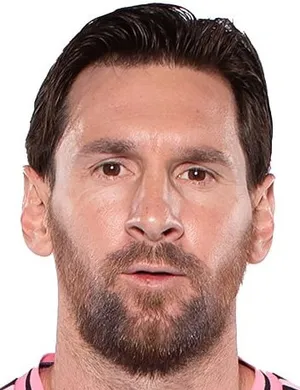
#> input picture data/28003-1740766555.webp, 300 x 390 px
$ python image_dots.py
#> lines starting #> are read from the running program, lines starting #| are printed output that depends on the picture; after the words box and inside, x2 and y2 are one past the last pixel; in counts of white or black regions, pixels touching at a corner belong together
import matplotlib.pyplot as plt
import cv2
import numpy as np
import os

# Get the path relative to this script file
script_dir = os.path.dirname(os.path.abspath(__file__))
image_path = os.path.join(script_dir, "../../data/28003-1740766555.webp")
image_path = os.path.normpath(image_path)

img = cv2.imread(image_path, cv2.IMREAD_GRAYSCALE)
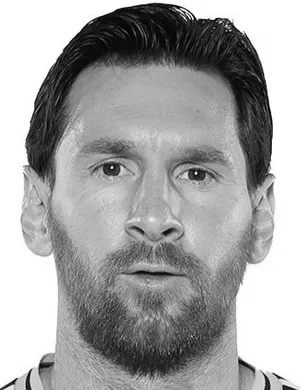
#> img: shape (390, 300); min 0, max 255, mean 164.3

def halftone_dots(img, cell_size=10, max_dot_size=10, min_dot_size=0):
#> called with cell_size = 8, max_dot_size = 10, min_dot_size = 0
    h, w = img.shape
#> h = 390; w = 300
    norm = img / 255.0
    halftone = np.ones((h, w), dtype=np.uint8) * 255
    dots = []
    for y in range(0, h, cell_size):
        for x in range(0, w, cell_size):
            cell = norm[y:y+cell_size, x:x+cell_size]
            brightness = np.mean(cell)

            radius = int((1 - brightness) * (max_dot_size / 2))
            if radius > min_dot_size:
                center = (x + cell_size // 2, y + cell_size // 2)
                cv2.circle(halftone, center, radius, 0, -1)
                dots.append((center, radius))
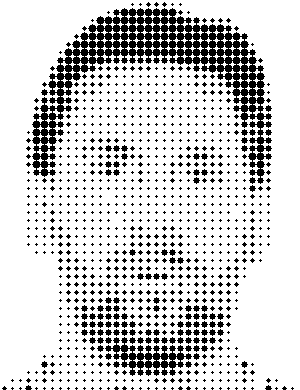
#> halftone: shape (390, 300); 81.3% white; 1033 black regions (924 under 20 px), largest, box (x1, y1, x2, y2) and area: (32, 8, 272, 184) 10137, (105, 337, 192, 376) 1344, (41, 89, 48, 96) 29
#> after the loop, dots = 1303 items

    return halftone, dots


cell_size = 8
max_dot_size = 10
min_dot_size = 0

halftone, dots = halftone_dots(img, cell_size=cell_size, max_dot_size=max_dot_size, min_dot_size=min_dot_size)
#> dots = 1303 items

plt.imshow(halftone, cmap='gray')
plt.axis('off')
plt.show()

cv2.imwrite("python/drawing_code/image_dots.png", halftone)
